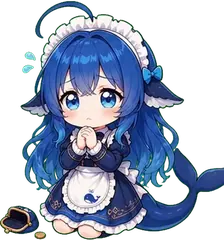
#> input picture assets/pack/error/balance-low-motion/balance-low-motion_002.webp, 224 x 240 px
$ python -i bailian_motion.py   (imports and definitions only)
#> lines starting #> are read from the running program, lines starting #| are printed output that depends on the picture
#!/usr/bin/env python3
"""用百炼（Model Studio）把静态姿态图变成**微动作序列帧动画**。

为什么需要这样一条管线（调研结论）
-----------------------------------
百炼的图生视频模型（万相系列）**只吃 RGB、不吃透明通道**，输出也永远是 MP4（无 alpha）。
所以"静图 → 微动作序列帧"必须补上两头：

    静态透明 PNG/WebP
        │  ① 合成到纯色幕布（绿幕）—— 模型不接受透明通道
        ▼
    绿幕图 ──② 百炼 图生视频 ──▶ 5s MP4（H.264，无 alpha）
        │  ③ ffmpeg 抽帧
        ▼
    绿幕序列帧 ──④ 色键抠像 + 原图 alpha 约束 ──▶ 透明序列帧
        │  ⑤ 统一高度、写回素材包
        ▼
    assets/pack/<group>/<clip>/<clip>_NNN.webp（manifest 记 frames）

微动作要"首尾同帧"才能无缝循环，所以默认走**首尾帧生视频**：把同一张图同时作为
首帧和尾帧，模型只会在中间插入微动（呼吸、头发轻晃、眨眼），回到原位即无缝。

参考文档
    · 首尾帧生视频（2.2，推荐做循环）：https://help.aliyun.com/zh/model-studio/legacy-image-to-video-by-first-and-last-frame-api-reference
    · 首帧生视频（2.1–2.6）：https://help.aliyun.com/zh/model-studio/legacy-image-to-video-api-reference/
    · 图像编辑/局部重绘（微调单帧）：https://help.aliyun.com/zh/model-studio/wanx2-1-imageedit

用法
----
    # 只做本地后处理：拿一段已有的 MP4（比如手工在百炼控制台生成的）抽帧 + 抠像
    python3 scripts/bailian_motion.py --pose idle-cute --from-video /tmp/idle.mp4 \
        --group idle --clip idle-breathe

    # 端到端：调百炼生成再后处理（需要 DASHSCOPE_API_KEY）
    python3 scripts/bailian_motion.py --pose thinking --group thinking --clip think-sway \
        --prompt "角色保持静止，只有轻微的呼吸起伏与发丝飘动，镜头固定不动"

    # 只看会发出什么请求，不真的调用
    python3 scripts/bailian_motion.py --pose idle-cute --group idle --clip idle-breathe --dry-run
"""

from __future__ import annotations

import argparse
import base64
import json
import os
import shutil
import subprocess
import sys
import tempfile
import time
import urllib.error
import urllib.request
from pathlib import Path

import numpy as np
from PIL import Image

from motion_prompts import NEGATIVE, prompt_for
from petgen_lib import (
    KNOWN_STATES,
    MOTION_ROOT,
    ROOT,
    SOURCE_CHAR_H,
    candidate_sources,
    write_sidecar,
)

# 管线版本：改动抽帧/抠像/裁剪逻辑时递增，避免旧产物被当成新产物
PIPELINE_VERSION = "union-crop-v1"

# 源图统一高度（与 build_pack 的归一化口径一致）
CHAR_H = SOURCE_CHAR_H
CHROMA = (0, 177, 64)  # 绿幕（偏冷的纯绿，避免与角色蓝色头发串色）
DEFAULT_MODEL_KF2V = "wan2.2-kf2v-flash"
DEFAULT_MODEL_I2V = "wan2.2-i2v-flash"
DEFAULT_ENDPOINT = "https://dashscope.aliyuncs.com"   # 北京地域；业务空间专属域名更快更稳


# ---------------------------------------------------------------------------
# 素材定位与合成
# ---------------------------------------------------------------------------

# [13 lines left out: function resolve_pose_file, not called in this run]


def composite_on_chroma(pose_file: Path) -> Image.Image:
    """把透明姿态图放到绿幕上：模型不接受 alpha，必须先有实底。"""
    with Image.open(pose_file) as raw:
#> raw is the input picture: PIL image 224x240 RGBA; mean R, G, B, A 58.5, 73.4, 93.3, 139.6
        art = raw.convert("RGBA")
    bbox = art.getbbox()
#> bbox = (0, 0, 224, 240)
    if bbox:
        art = art.crop(bbox)
    scale = CHAR_H / art.height
#> scale = 1.67
    art = art.resize((max(1, round(art.width * scale)), CHAR_H), Image.LANCZOS)
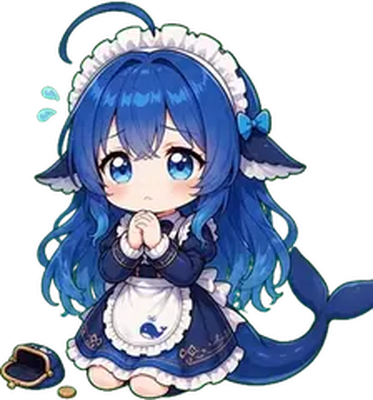
#> art: PIL image 373x400 RGBA; mean R, G, B, A 52.6, 65.8, 86.6, 139.6; transparent parts drawn white

    # 四周留出余量：微动作（发丝/衣摆）可能超出原图轮廓，避免贴着画布边被裁
    pad = 32
    canvas = Image.new("RGB", (art.width + pad * 2, art.height + pad * 2), CHROMA)
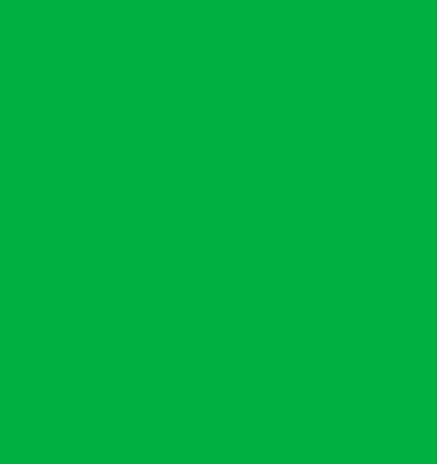
#> canvas: PIL image 437x464 RGB; mean R, G, B 0, 177, 64
    canvas.paste(art, (pad, pad), art)
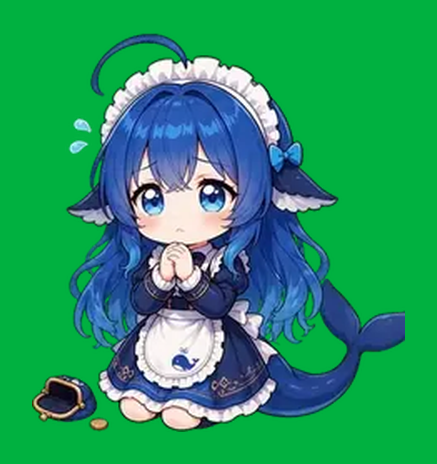
#> canvas: PIL image 437x464 RGB; mean R, G, B 37.8, 151.3, 99.5
    return canvas


# ---------------------------------------------------------------------------
# 百炼调用
# ---------------------------------------------------------------------------

# [6 lines left out: function to_data_url, not called in this run]


# 两种任务的 API 路径不同，用错会报 "url error, please check url!"
ENDPOINT_PATH = {
    "kf2v": "/api/v1/services/aigc/image2video/video-synthesis",
    "i2v": "/api/v1/services/aigc/video-generation/video-synthesis",
}


# [538 lines left out: functions create_task, poll_task, download, frame_descriptors, find_best_loop, detect_loop_window and 8 more, not called in this run]


# [7 lines not run here, left out]

>>> result = composite_on_chroma('../assets/pack/error/balance-low-motion/balance-low-motion_002.webp')
